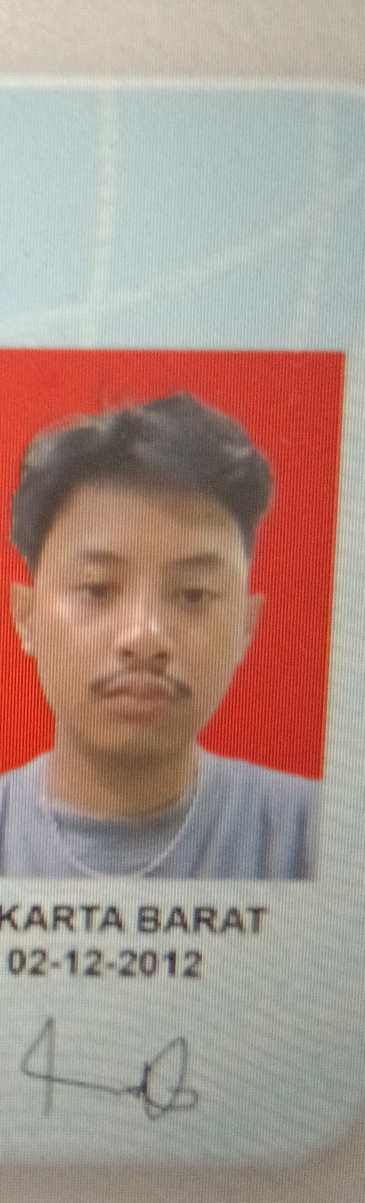
#> input picture kyc_flow_api/uploadsktp_21cc40d280fc49a69fe154ffd7314421_photo_fixed_crop.png, 729 x 2405 px (shown at 1/2 size)
$ python detect_ktp.py
#> lines starting #> are read from the running program, lines starting #| are printed output that depends on the picture; after the words box and inside, x2 and y2 are one past the last pixel; in counts of white or black regions, pixels touching at a corner belong together
#> the answer given: ../kyc_flow_api/uploadsktp_21cc40d280fc49a69fe154ffd7314421_photo_fixed_crop.png
import cv2
import pytesseract
from PIL import Image
import numpy as np
import os

def detect_ktp(image_path):
    # Load image
    image = cv2.imread(image_path)
#> image is the input picture: shape (2405, 729, 3); mean B, G, R 137, 146.6, 169.9
    if image is None:
        raise FileNotFoundError(f"Image not found: {image_path}")

    h, w = image.shape[:2]
#> h = 2405; w = 729
    # Downscale if image is very large for faster processing
    max_dim = max(h, w)
#> max_dim = 2405
    if max_dim > 2000:
        scale = 2000.0 / max_dim
#> scale = 0.832
        new_w = int(w * scale)
#> new_w = 606
        new_h = int(h * scale)
#> new_h = 2000
        image = cv2.resize(image, (new_w, new_h), interpolation=cv2.INTER_AREA)
#> image: shape (2000, 606, 3)

    # Preprocessing pipeline to improve OCR robustness
    # 1) Convert to gray
    gray = cv2.cvtColor(image, cv2.COLOR_BGR2GRAY)
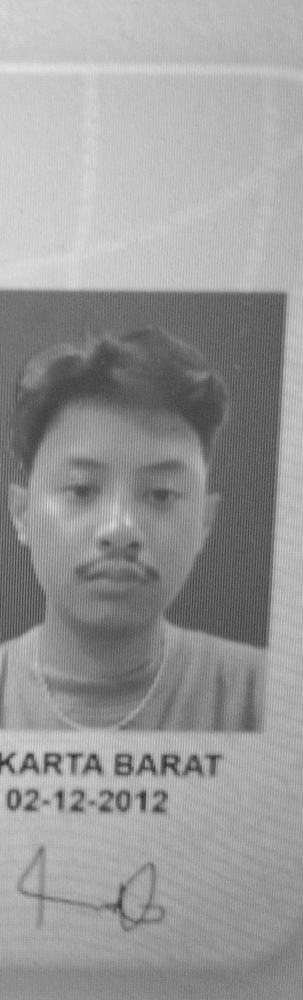
#> gray: shape (2000, 606) (shown at 1/2 size); min 33, max 230, mean 152.5

    # 2) Denoise with bilateral filter to preserve edges
    denoised = cv2.bilateralFilter(gray, d=9, sigmaColor=75, sigmaSpace=75)

    # 3) Contrast enhancement with CLAHE
    clahe = cv2.createCLAHE(clipLimit=3.0, tileGridSize=(8, 8))
    enhanced = clahe.apply(denoised)
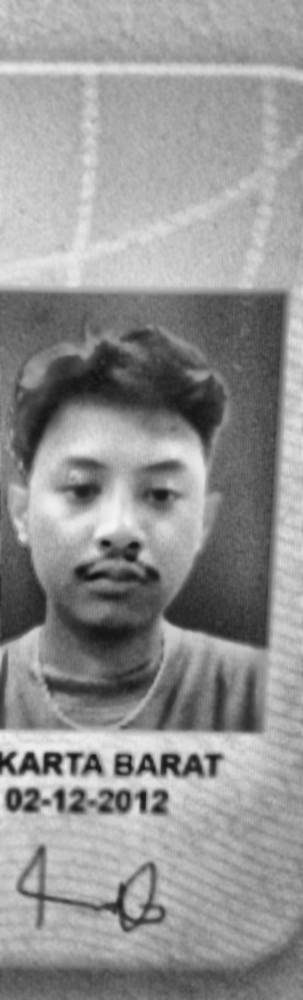
#> enhanced: shape (2000, 606) (shown at 1/2 size); min 15, max 244, mean 146.2

    # 4) Try Otsu thresholding (typically more stable than small-block adaptive)
    try:
        _, otsu = cv2.threshold(enhanced, 0, 255, cv2.THRESH_BINARY + cv2.THRESH_OTSU)
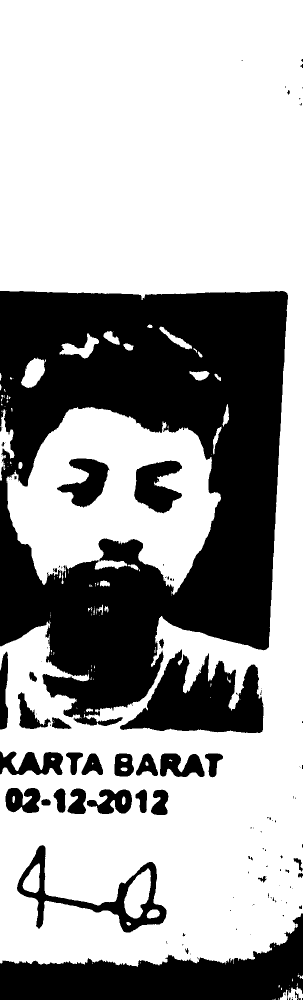
#> otsu: shape (2000, 606) (shown at 1/2 size); 65% white; 128 black regions (88 under 20 px), largest, box (x1, y1, x2, y2) and area: (0, 582, 576, 1452) 298138, (0, 1827, 606, 2000) 49652, (240, 1299, 527, 1466) 26929
        # Small morphological closing to join character fragments
        kernel = cv2.getStructuringElement(cv2.MORPH_RECT, (2, 2))
        cleaned = cv2.morphologyEx(otsu, cv2.MORPH_CLOSE, kernel)
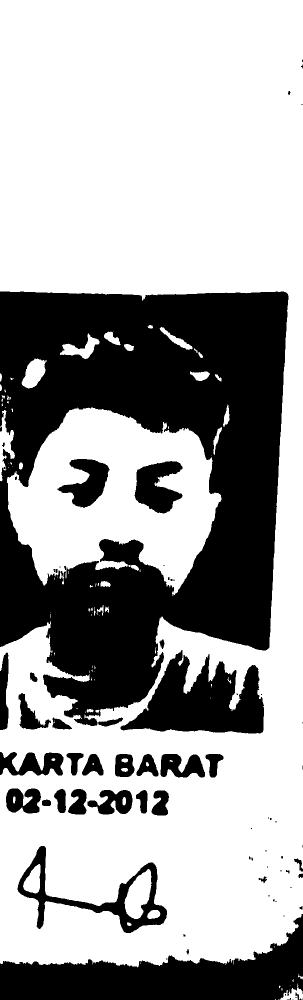
#> cleaned: shape (2000, 606) (shown at 1/2 size); 65% white; 80 black regions (40 under 20 px), largest, box (x1, y1, x2, y2) and area: (0, 583, 577, 1452) 297989, (0, 1828, 606, 2000) 48935, (241, 1300, 528, 1467) 26896
    except Exception:
        cleaned = enhanced

    # Save processed image next to original for debugging and to ensure the
    # image used for OCR matches the processed preview returned to client.
    proc_path = os.path.splitext(image_path)[0] + '_processed.png'
    try:
        cv2.imwrite(proc_path, cleaned)
    except Exception:
        # ignore write failures
        pass

    # OCR using pytesseract with a restricted character set tuned for KTP
    tess_cfg = "--oem 1 --psm 6 -c tessedit_char_whitelist=ABCDEFGHIJKLMNOPQRSTUVWXYZabcdefghijklmnopqrstuvwxyz0123456789,.-/"

    def try_ocr(img_array, config=None, lang=None):
        try:
            pil = Image.fromarray(img_array)
            if lang:
#> (the run stopped early here; a loop or call above may not have finished)

$ run again, on kyc_flow_api/uploadsktp_a6f4ee9a1f4a448888ac1da097700269_photo_fixed_crop.png
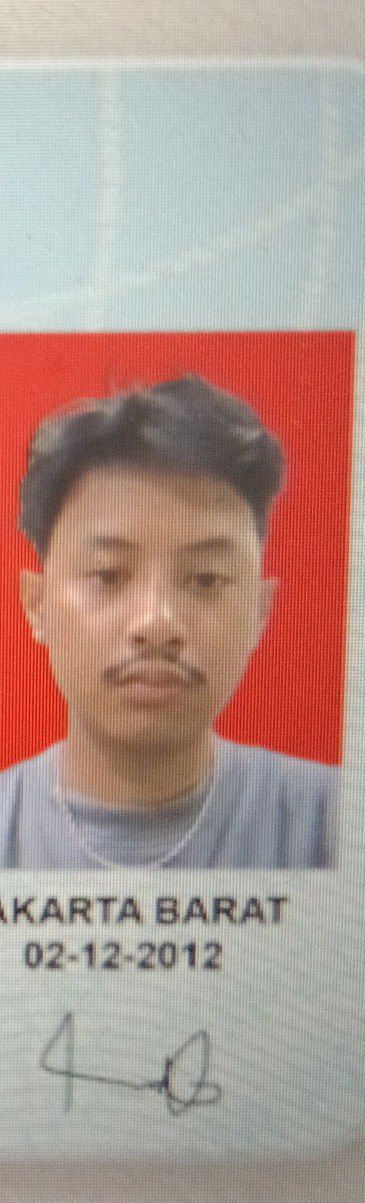
#> input picture kyc_flow_api/uploadsktp_a6f4ee9a1f4a448888ac1da097700269_photo_fixed_crop.png, 729 x 2405 px (shown at 1/2 size)
#> in detect_ktp, image is the input picture: shape (2405, 729, 3); mean B, G, R 141.6, 150, 175.8
#> image: shape (2000, 606, 3)
#> in detect_ktp, `_, otsu = cv2.threshold(enhanced, 0, 255, cv2.THRESH_BINARY + cv2.THRE..`:
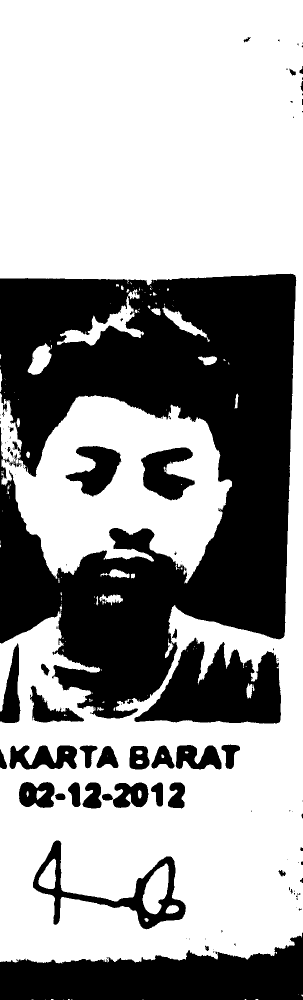
#> otsu: shape (2000, 606) (shown at 1/2 size); 62.8% white; 129 black regions (82 under 20 px), largest, box (x1, y1, x2, y2) and area: (0, 547, 593, 1437) 313082, (0, 1865, 606, 2000) 51726, (269, 1275, 562, 1447) 30485
#> in detect_ktp, `cleaned = cv2.morphologyEx(otsu, cv2.MORPH_CLOSE, kernel)`:
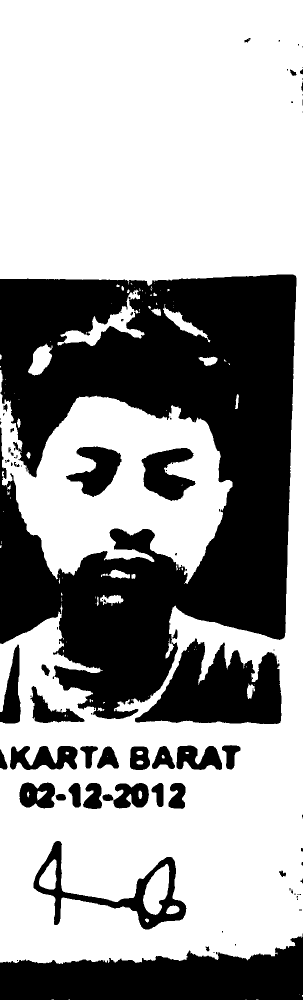
#> cleaned: shape (2000, 606) (shown at 1/2 size); 62.8% white; 98 black regions (52 under 20 px), largest, box (x1, y1, x2, y2) and area: (0, 549, 593, 1438) 313195, (0, 1867, 606, 2000) 51059, (270, 1277, 563, 1448) 30427
